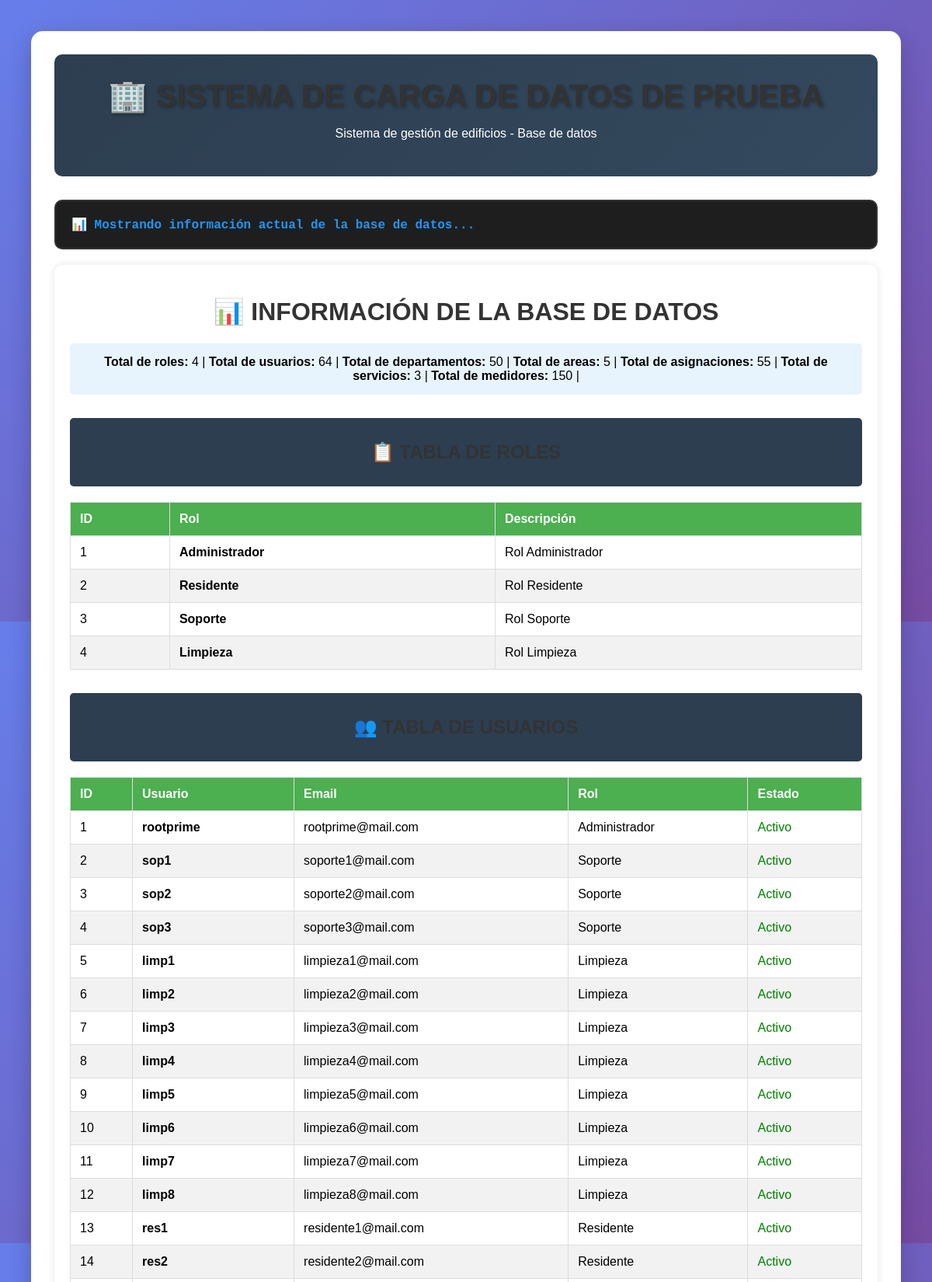
Screenshot of /crear_usuario.php (upper part) with the database file from the repository.
### tables this page shows
CREATE TABLE rol (
                     id_rol INT NOT NULL AUTO_INCREMENT PRIMARY KEY,
                     rol VARCHAR(150) NOT NULL,
                     descripcion TEXT DEFAULT NULL
);

CREATE TABLE persona (
                         id_persona INT AUTO_INCREMENT PRIMARY KEY,
                         nombre VARBINARY(255) NOT NULL,
                         apellido_paterno VARBINARY(255) NOT NULL,
                         apellido_materno VARBINARY(255),
                         ci VARBINARY(255) NOT NULL,
                         telefono VARCHAR(50),
                         email VARCHAR(255),
                         username VARCHAR(50) NOT NULL UNIQUE,
                         password_hash VARCHAR(255) NOT NULL,
                         verificado BOOLEAN DEFAULT FALSE,
                         tiempo_verificacion DATETIME DEFAULT NULL,
                         codigo_recuperacion VARCHAR(6) DEFAULT NULL,
                         tiempo_codigo_recuperacion DATETIME DEFAULT NULL,
                         intentos_fallidos INT DEFAULT 0,
                         tiempo_bloqueo DATETIME DEFAULT NULL,
                         fecha_eliminado DATETIME DEFAULT NULL,
                         estado ENUM('activo', 'inactivo') DEFAULT 'activo',
                         id_rol INT,
                         FOREIGN KEY (id_rol) REFERENCES rol(id_rol)
);

### crear_usuario.php (the view, shortened to what this page needs)
<?php
class Database
{
    private $host = 'localhost';
    private $db_name = 'db_edificio_v3';
    private $username = 'root';
    private $password = '';
    public function getConnection()
    {
        $this->conn = null;
        try {
            $this->conn = new PDO(
                "mysql:host=" . $this->host . ";dbname=" . $this->db_name,
                $this->username,
                $this->password
            );
            $this->conn->exec("set names utf8");
            $this->conn->setAttribute(PDO::ATTR_ERRMODE, PDO::ERRMODE_EXCEPTION);
        } catch (PDOException $exception) {
            echo "Error de conexión: " . $exception->getMessage();
        }
        return $this->conn;
    }
}
class DataSeeder
{
    private $db;
    public function __construct() {
        $database = new Database();
        $this->db = $database->getConnection();
    }
    public function mostrarInfoBaseDatos() {
        try {
            echo '<!DOCTYPE html>
            <html lang="es">
            <head>
            </head>
            <body>
                <div class="container">
                    <h1>📊 INFORMACIÓN DE LA BASE DE DATOS</h1>
                    <div class="stats">';
            $stats = [
                'roles' => "SELECT COUNT(*) as total FROM rol",
                'usuarios' => "SELECT COUNT(*) as total FROM persona",
                'departamentos' => "SELECT COUNT(*) as total FROM departamento",
                'areas' => "SELECT COUNT(*) as total FROM area_comun",
                'asignaciones' => "SELECT COUNT(*) as total FROM tiene_departamento",
                'servicios' => "SELECT COUNT(*) as total FROM servicio",
                'medidores' => "SELECT COUNT(*) as total FROM medidor"
            ];
            foreach ($stats as $key => $query) {
                $stmt = $this->db->prepare($query);
                $stmt->execute();
                $result = $stmt->fetch(PDO::FETCH_ASSOC);
                echo "<strong>Total de " . str_replace('_', ' ', $key) . ":</strong> " . $result['total'] . " | ";
            }
            echo '</div>';
            echo '<div class="section">
                    <div class="section-title">
                        <h2>📋 TABLA DE ROLES</h2>
                    </div>
                    <table>
                        <thead>
                            <tr>
                                <th>ID</th>
                                <th>Rol</th>
                                <th>Descripción</th>
                            </tr>
                        </thead>
                        <tbody>';
            $query = "SELECT id_rol, rol, descripcion FROM rol ORDER BY id_rol";
            $stmt = $this->db->prepare($query);
            $stmt->execute();
            $roles = $stmt->fetchAll(PDO::FETCH_ASSOC);
            foreach ($roles as $rol) {
                echo "<tr>
                        <td>{$rol['id_rol']}</td>
                        <td><strong>{$rol['rol']}</strong></td>
                        <td>{$rol['descripcion']}</td>
                      </tr>";
            }
            echo '</tbody></table></div>';
            echo '<div class="section">
                    <div class="section-title">
                        <h2>👥 TABLA DE USUARIOS</h2>
                    </div>
                    <table>
                        <thead>
                            <tr>
                                <th>ID</th>
                                <th>Usuario</th>
                                <th>Email</th>
                                <th>Rol</th>
                                <th>Estado</th>
                            </tr>
                        </thead>
                        <tbody>';
            $query = "SELECT p.id_persona, p.username, p.email, r.rol
                     FROM persona p
                     INNER JOIN rol r ON p.id_rol = r.id_rol
                     ORDER BY p.id_persona";
            $stmt = $this->db->prepare($query);
            $stmt->execute();
            $usuarios = $stmt->fetchAll(PDO::FETCH_ASSOC);
            foreach ($usuarios as $usuario) {
                $estado = ($usuario['username'] == 'admin') ? '<span style="color: red; font-weight: bold;">Administrador</span>' : '<span style="color: green;">Activo</span>';
                echo "<tr>
                        <td>{$usuario['id_persona']}</td>
                        <td><strong>{$usuario['username']}</strong></td>
                        <td>{$usuario['email']}</td>
                        <td>{$usuario['rol']}</td>
                        <td>{$estado}</td>
                      </tr>";
            }
            echo '</tbody></table></div>';
            echo '</div></body></html>';
        } catch (Exception $e) {
            echo "<div style='color: red; padding: 20px; background: #ffe6e6; border-radius: 5px;'>❌ Error al obtener información de la base de datos: " . $e->getMessage() . "</div>";
        }
    }
}
echo "<!DOCTYPE html>
<html lang='es'>
<head>
    <meta charset='UTF-8'>
    <meta name='viewport' content='width=device-width, initial-scale=1.0'>
    <title>Sistema de Carga de Datos</title>
    <style>
        body {
            font-family: Arial, sans-serif;
            margin: 0;
            padding: 20px;
            background: linear-gradient(135deg, #667eea 0%, #764ba2 100%);
            min-height: 100vh;
        }
        .main-container {
            max-width: 1200px;
            margin: 0 auto;
            background: white;
            padding: 30px;
            border-radius: 15px;
            box-shadow: 0 10px 30px rgba(0,0,0,0.2);
        }
        .header {
            text-align: center;
            background: linear-gradient(135deg, #2c3e50, #34495e);
            color: white;
            padding: 30px;
            border-radius: 10px;
            margin-bottom: 30px;
        }
        .header h1 {
            margin: 0;
            font-size: 2.5em;
            text-shadow: 2px 2px 4px rgba(0,0,0,0.3);
        }
        .console {
            background: #1e1e1e;
            color: #00ff00;
            padding: 20px;
            border-radius: 10px;
            font-family: 'Courier New', monospace;
            margin: 20px 0;
            max-height: 400px;
            overflow-y: auto;
            border: 2px solid #333;
        }
        .success { color: #4CAF50; font-weight: bold; }
        .error { color: #f44336; font-weight: bold; }
        .warning { color: #ff9800; font-weight: bold; }
        .info { color: #2196F3; font-weight: bold; }
    </style>
</head>
<body>
    <div class='main-container'>
        <div class='header'>
            <h1>🏢 SISTEMA DE CARGA DE DATOS DE PRUEBA</h1>
            <p>Sistema de gestión de edificios - Base de datos</p>
        </div>";
try {
    $dataSeeder = new DataSeeder();
    echo "<div class='console'>";
    echo "<div class='info'>📊 Mostrando información actual de la base de datos...</div>\n";
    echo "</div>";
    $dataSeeder->mostrarInfoBaseDatos();
} catch (Exception $e) {
    echo "<div class='console'>";
    echo "<div class='error'>❌ Error fatal: " . $e->getMessage() . "</div>\n";
    echo "</div>";
}
echo "    </div>
</body>
</html>";
?>

### crear_usuario.php (style rules this page uses)
body { font-family: Arial, sans-serif; margin: 0; padding: 20px; background: linear-gradient(135deg, #667eea 0%, #764ba2 100%); min-height: 100vh; }
.main-container { max-width: 1200px; margin: 0 auto; background: white; padding: 30px; border-radius: 15px; box-shadow: 0 10px 30px rgba(0,0,0,0.2); }
.header { text-align: center; background: linear-gradient(135deg, #2c3e50, #34495e); color: white; padding: 30px; border-radius: 10px; margin-bottom: 30px; }
.header h1 { margin: 0; font-size: 2.5em; text-shadow: 2px 2px 4px rgba(0,0,0,0.3); }
.console { background: #1e1e1e; color: #00ff00; padding: 20px; border-radius: 10px; font-family: 'Courier New', monospace; margin: 20px 0; max-height: 400px; overflow-y: auto; border: 2px solid #333; }
.info { color: #2196F3; font-weight: bold; }
body { font-family: Arial, sans-serif; margin: 20px; background-color: #f5f5f5; }
.container { max-width: 1200px; margin: 0 auto; background: white; padding: 20px; border-radius: 10px; box-shadow: 0 0 10px rgba(0,0,0,0.1); }
h1, h2 { color: #333; text-align: center; }
.stats { background: #e8f4fd; padding: 15px; border-radius: 5px; margin: 20px 0; text-align: center; }
table { width: 100%; border-collapse: collapse; margin: 20px 0; background: white; }
th, td { border: 1px solid #ddd; padding: 12px; text-align: left; }
th { background-color: #4CAF50; color: white; font-weight: bold; }
tr:nth-child(even) { background-color: #f2f2f2; }
.section { margin: 30px 0; }
.section-title { background: #2c3e50; color: white; padding: 10px; border-radius: 5px; margin-bottom: 10px; }

### rows the page displays
rol: id_rol "1", rol "Administrador", descripcion "Rol Administrador"
rol: id_rol "2", rol "Residente", descripcion "Rol Residente"
rol: id_rol "3", rol "Soporte", descripcion "Rol Soporte"
rol: id_rol "4", rol "Limpieza", descripcion "Rol Limpieza"
persona: id_persona "1", username "rootprime", email "rootprime@mail.com", id_rol.rol "Administrador", shows "Activo"
persona: id_persona "2", username "sop1", email "soporte1@mail.com", id_rol.rol "Soporte", shows "Activo"
persona: id_persona "3", username "sop2", email "soporte2@mail.com", id_rol.rol "Soporte", shows "Activo"
persona: id_persona "4", username "sop3", email "soporte3@mail.com", id_rol.rol "Soporte", shows "Activo"
persona: id_persona "5", username "limp1", email "limpieza1@mail.com", id_rol.rol "Limpieza", shows "Activo"
persona: id_persona "6", username "limp2", email "limpieza2@mail.com", id_rol.rol "Limpieza", shows "Activo"
persona: id_persona "7", username "limp3", email "limpieza3@mail.com", id_rol.rol "Limpieza", shows "Activo"
persona: id_persona "8", username "limp4", email "limpieza4@mail.com", id_rol.rol "Limpieza", shows "Activo"
persona: id_persona "9", username "limp5", email "limpieza5@mail.com", id_rol.rol "Limpieza", shows "Activo"
persona: id_persona "10", username "limp6", email "limpieza6@mail.com", id_rol.rol "Limpieza", shows "Activo"
persona: id_persona "11", username "limp7", email "limpieza7@mail.com", id_rol.rol "Limpieza", shows "Activo"
persona: id_persona "12", username "limp8", email "limpieza8@mail.com", id_rol.rol "Limpieza", shows "Activo"
persona: id_persona "13", username "res1", email "residente1@mail.com", id_rol.rol "Residente", shows "Activo"
persona: id_persona "14", username "res2", email "residente2@mail.com", id_rol.rol "Residente", shows "Activo"

### other values shown
str_replace('_', ' ', $key) "roles"
$result['total'] "4"
str_replace('_', ' ', $key) "usuarios"
$result['total'] "64"
str_replace('_', ' ', $key) "departamentos"
$result['total'] "50"
str_replace('_', ' ', $key) "areas"
$result['total'] "5"
str_replace('_', ' ', $key) "asignaciones"
$result['total'] "55"
str_replace('_', ' ', $key) "servicios"
$result['total'] "3"
str_replace('_', ' ', $key) "medidores"
$result['total'] "150"
